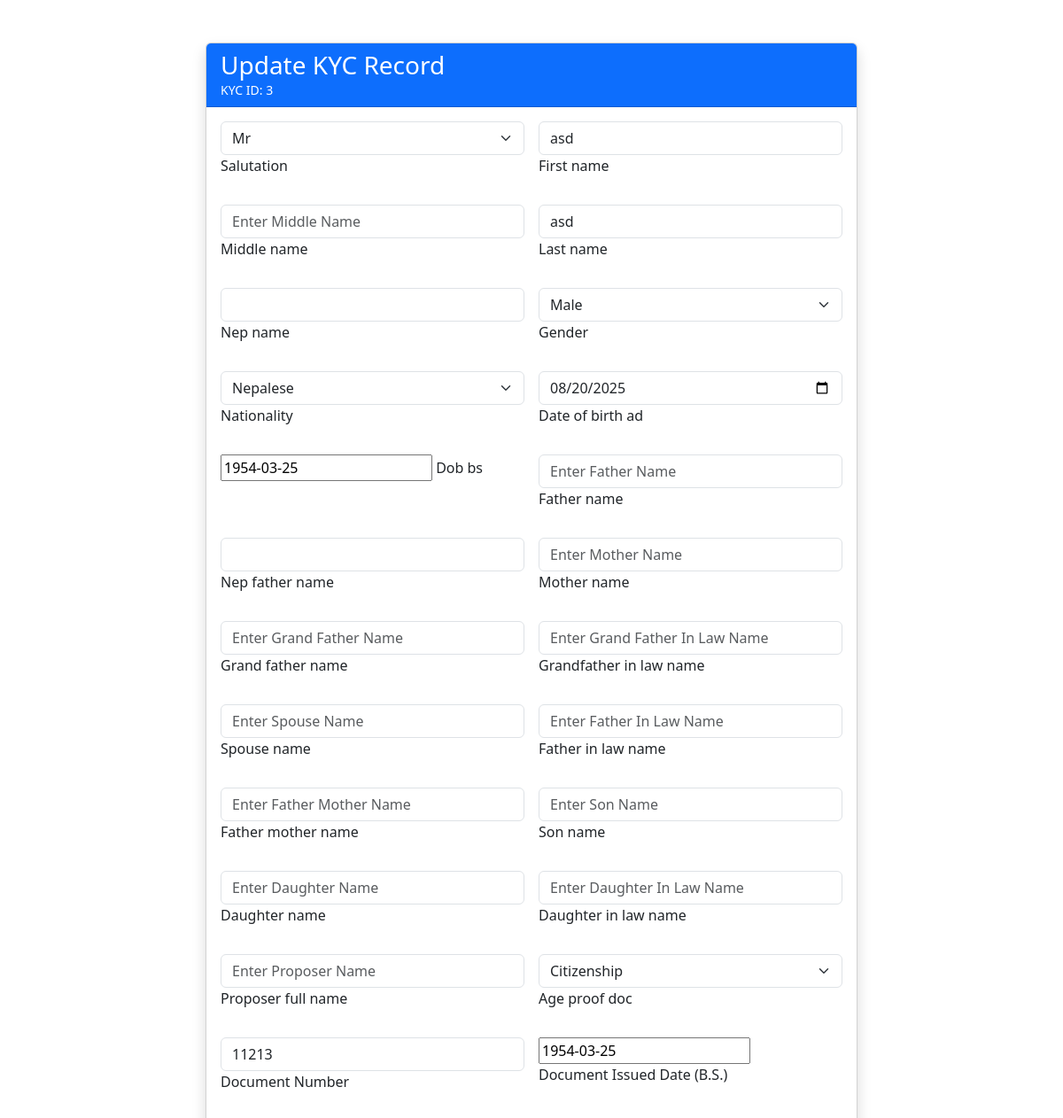
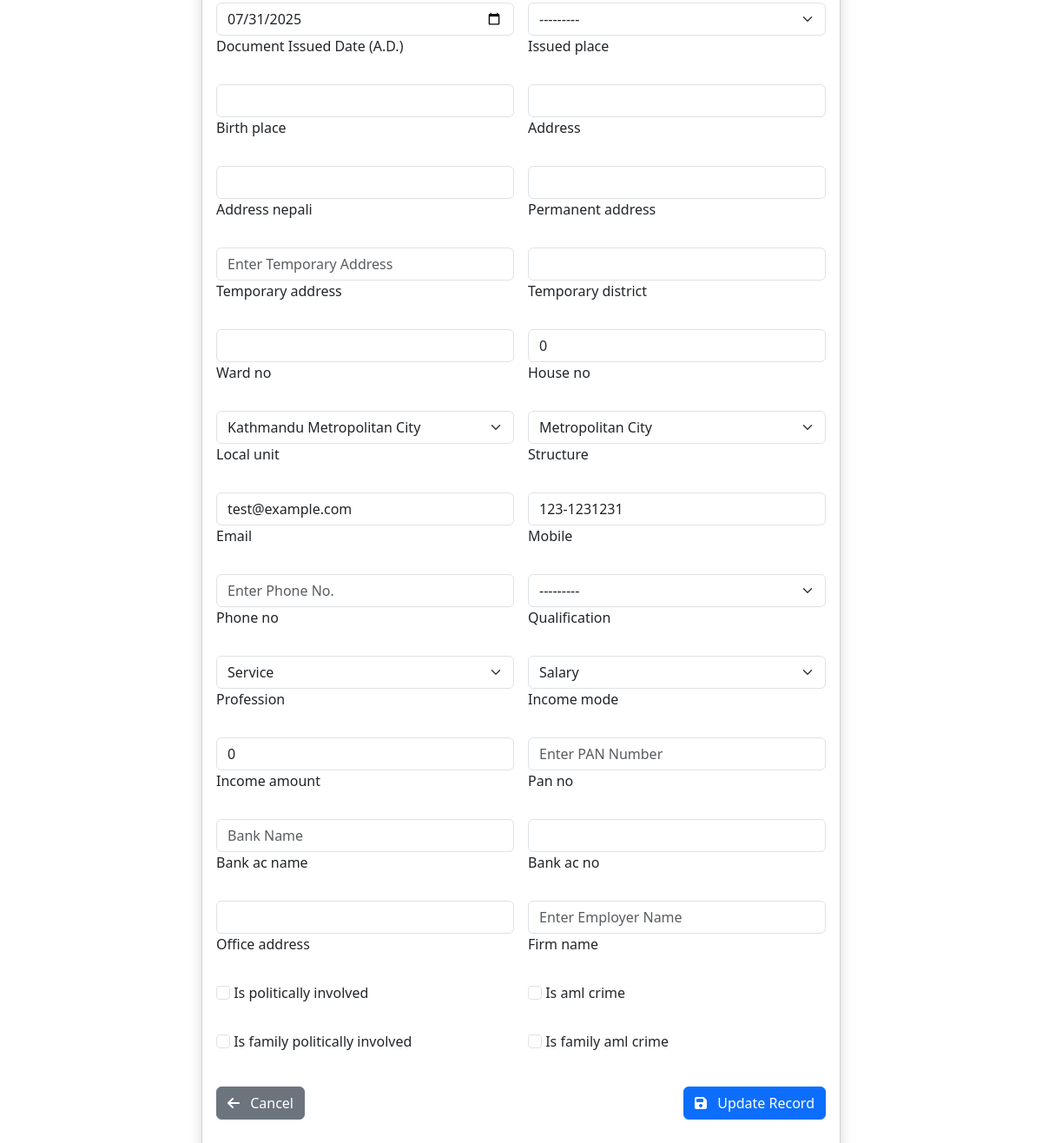
Screenshot of /3/update/ with the database file from the repository (2 pictures, top to bottom).
### kyc/models.py (models this page shows, shortened)
class KYCModel(models.Model):
    kyc_id = models.AutoField(primary_key=True)
    salutation = models.CharField(max_length=10, choices=SALUTATION_CHOICES, default='Mr')
    first_name = models.CharField(max_length=50, blank=False, null=False)
    middle_name = models.CharField(max_length=100, blank=True, null=True)
    last_name = models.CharField(max_length=50, blank=False, null=False)
    nep_name = models.CharField(max_length=100, blank=True, null=True)
    gender = models.CharField(max_length=10, choices=GENDER_CHOICES, default='Male')
    nationality = models.CharField(max_length=50, choices=NATIONALITY_CHOICES, default='Nepalese')
    date_of_birth_ad = models.DateField(blank=True, null=True)
    dob_bs = NepaliDateField(blank=True, null=True)
    father_name = models.CharField(max_length=100, blank=True, null=True)
    nep_father_name = models.CharField(max_length=100, blank=True, null=True)
    mother_name = models.CharField(max_length=100, blank=True, null=True)
    grand_father_name = models.CharField(max_length=100, blank=True, null=True)
    grandfather_in_law_name = models.CharField(max_length=100, blank=True, null=True)
    spouse_name = models.CharField(max_length=100, blank=True, null=True)
    father_in_law_name = models.CharField(max_length=100, blank=True, null=True)
    father_mother_name = models.CharField(max_length=100, blank=True, null=True)
    son_name = models.CharField(max_length=100, blank=True, null=True)
    daughter_name = models.CharField(max_length=100, blank=True, null=True)
    daughter_in_law_name = models.CharField(max_length=100, blank=True, null=True)
    proposer_full_name = models.CharField(max_length=100, blank=True, null=True)
    age_proof_doc = models.CharField(max_length=50, choices=AGE_PROOF_DOC_CHOICES, default='Citizenship')
    document_number = models.CharField(max_length=20, verbose_name="Document Number", blank=False)
    document_issued_date_bs = NepaliDateField(verbose_name="Document Issued Date (B.S.)")
    document_issued_date = models.DateField(verbose_name="Document Issued Date (A.D.)")
    issued_place = models.CharField(max_length=100, choices=ISSUED_PLACE_CHOICES, blank=True, null=True)
    birth_place = models.CharField(max_length=50, blank=True, null=True)
    address = models.CharField(max_length=255, blank=True, null=True)
    address_nepali = models.CharField(max_length=255, blank=True, null=True)
    permanent_address = models.CharField(max_length=255, blank=True, null=True)
    temporary_address = models.CharField(max_length=255, blank=True, null=True)
    temporary_district = models.CharField(max_length=100, blank=True, null=True)
    ward_no = models.CharField(max_length=2, blank=True, null=True)
    house_no = models.CharField(max_length=10, blank=True, null=True)
    local_unit = models.CharField(max_length=50, choices=LOCAL_UNIT_CHOICES, default='Municipality')
    structure = models.CharField(max_length=50, choices=STRUCTURE_CHOICES, default='Metropolitan City')
    email = models.EmailField(blank=True, null=True)
    mobile = models.CharField(max_length=20)
    phone_no = models.CharField(max_length=20, blank=True, null=True)
    qualification = models.CharField(max_length=100, choices=QUALIFICATION_CHOICES, blank=True, null=True)
    profession = models.CharField(max_length=50, choices=PROFESSION_CHOICES, default='Service', blank=True, null=True)
    income_mode = models.CharField(max_length=50, choices=INCOME_MODE_CHOICES, default='Salary')
    income_amount = models.CharField(max_length=12, blank=True, null=True)
    pan_no = models.CharField(max_length=20, blank=True, null=True)
    bank_ac_name = models.CharField(max_length=100, blank=True, null=True)
    bank_ac_no = models.CharField(max_length=50, blank=True, null=True)
    office_address = models.CharField(max_length=255, blank=True, null=True)
    firm_name = models.CharField(max_length=100, blank=True, null=True)
    is_politically_involved = models.BooleanField(default=False)
    is_aml_crime = models.BooleanField(default=False)
    is_family_politically_involved = models.BooleanField(default=False)
    is_family_aml_crime = models.BooleanField(default=False)
    created_date = models.DateTimeField(default=timezone.now)
    updated_date = models.DateTimeField(auto_now=True)
    class Meta:
        verbose_name = 'KYC Detail'
        verbose_name_plural = 'KYC Details'

### kyc/views.py (the view)
# urls.py: path('<int:kyc_id>/update/', views.kyc_update_view, name='kyc_update'),
def kyc_update_view(request, kyc_id):
    kyc = get_object_or_404(KYCModel, kyc_id=kyc_id)
    if request.method == 'POST':
        form = KYCForm(request.POST, instance=kyc)
        if form.is_valid():
                form.save()
                return redirect('kyc:kyc_list')
        return render(request, 'kyc_update.html', {
            'form': form,
            'kyc': kyc
        })
    else:
        form = KYCForm(instance=kyc)
    return render(request, 'kyc_update.html', {
        'form': form,
        'kyc': kyc
    })

### kyc/templates/kyc_update.html (shortened to what this page needs)
{% load static %}
{% block content %}
<div class="container py-5">
    <div class="row justify-content-center">
        <div class="col-lg-8">
            <div class="card shadow">
                <div class="card-header bg-primary text-white">
                    <h3 class="mb-0">Update KYC Record</h3>
                    <small>KYC ID: {{ kyc.kyc_id }}</small>
                </div>
                <div class="card-body">
                    <form method="post" enctype="multipart/form-data" id="kycUpdateForm">
                        <div class="row g-3">
                            {% for field in form %}
                            <div class="col-md-6">
                                <div class="form mb-3">
                                    {{ field }}
                                    <label for="{{ field.id_for_label }}">{{ field.label }}</label>
                                </div>
                            </div>
                            {% endfor %}
                        </div>
                        <div class="d-flex justify-content-between mt-4">
                            <a href="{% url 'kyc:kyc_list' %}" class="btn btn-secondary">
                                <i class="fas fa-arrow-left me-2"></i> Cancel
                            </a>
                            <button type="submit" class="btn btn-primary">
                                <i class="fas fa-save me-2"></i> Update Record
                            </button>
                        </div>
                    </form>
                </div>
            </div>
        </div>
    </div>
</div>
{% endblock %}
<link href="https://cdn.jsdelivr.net/npm/bootstrap@5.3.0/dist/css/bootstrap.min.css" rel="stylesheet">
<link rel="stylesheet" href="https://cdnjs.cloudflare.com/ajax/libs/font-awesome/6.4.0/css/all.min.css">

### rows the page displays
KYCModel: kyc_id "3", form "Mr" "asd" "asd" "Male" "Nepalese" "08/20/2025" "1954-03-25" "Citizenship" "11213" "1954-03-25" "07/31/2025" "---------" "0" "Kathmandu Metropolitan City" "Metropolitan City" "test@example.com" "123-1231231" "---------" "Service" "Salary" "0"

### other values shown
{{ field.label }} "Salutation" "First name" "Middle name" "Last name" "Nep name" "Gender" "Nationality" "Date of birth ad" "Dob bs" "Father name" "Nep father name" "Mother name" "Grand father name" "Grandfather in law name" "Spouse name" "Father in law name" "Father mother name" "Son name" "Daughter name" "Daughter in law name" "Proposer full name" "Age proof doc" "Document Number" "Document Issued Date (B.S.)" "Document Issued Date (A.D.)" "Issued place" "Birth place" "Address" "Address nepali" "Permanent address" "Temporary address" "Temporary district" "Ward no" "House no" "Local unit" "Structure" "Email" "Mobile" "Phone no" "Qualification" "Profession" "Income mode" "Income amount" "Pan no" "Bank ac name" "Bank ac no" "Office address" "Firm name" "Is politically involved" "Is aml crime" "Is family politically involved" "Is family aml crime"
